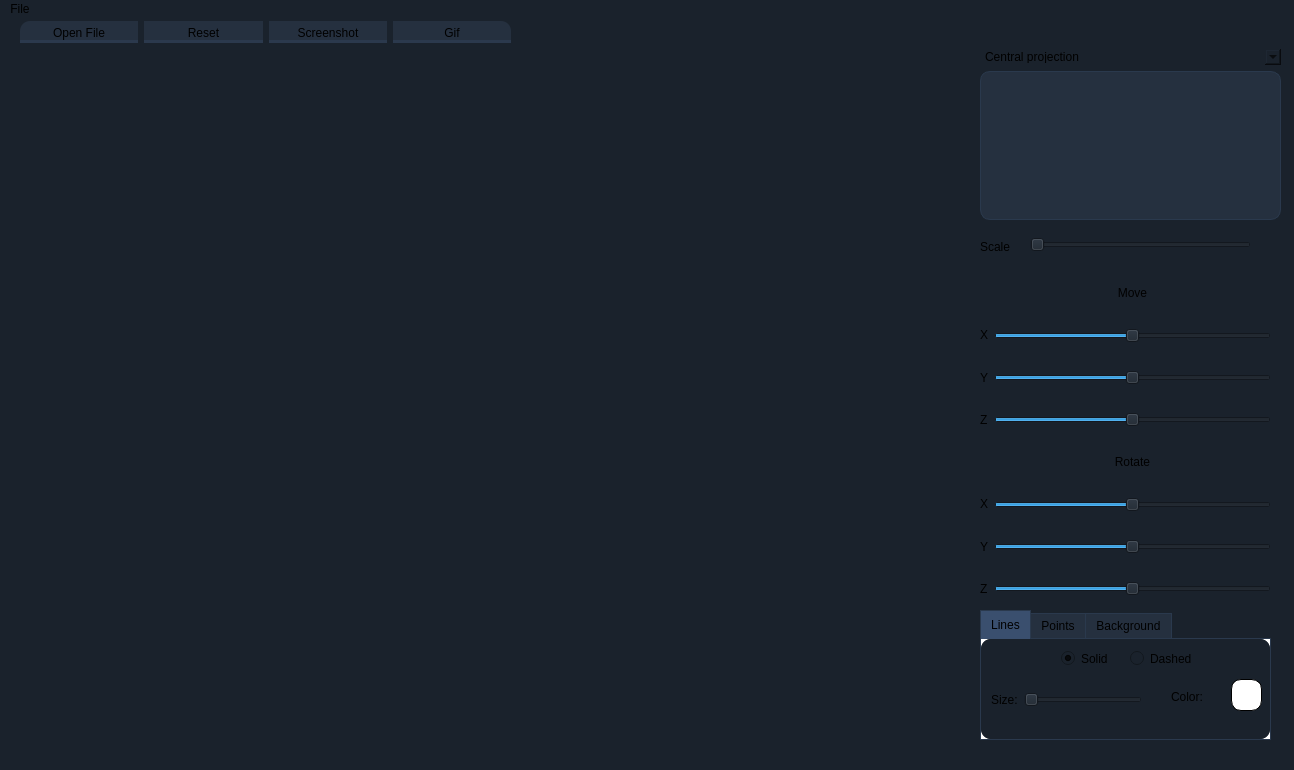
<?xml version="1.0" encoding="UTF-8"?>
<ui version="4.0">
 <class>MainWindow</class>
 <widget class="QMainWindow" name="MainWindow">
  <property name="geometry">
   <rect>
    <x>0</x>
    <y>0</y>
    <width>1294</width>
    <height>770</height>
   </rect>
  </property>
  <property name="sizePolicy">
   <sizepolicy hsizetype="Fixed" vsizetype="Fixed">
    <horstretch>0</horstretch>
    <verstretch>0</verstretch>
   </sizepolicy>
  </property>
  <property name="windowTitle">
   <string>MainWindow</string>
  </property>
  <property name="styleSheet">
   <string notr="true">background-color: rgb(26, 34, 44);
border-radius: 10px</string>
  </property>
  <widget class="QWidget" name="centralwidget">
   <widget class="GLwidget" name="widget" native="true">
    <property name="geometry">
     <rect>
      <x>10</x>
      <y>30</y>
      <width>951</width>
      <height>691</height>
     </rect>
    </property>
    <property name="styleSheet">
     <string notr="true">
</string>
    </property>
   </widget>
   <widget class="QWidget" name="layoutWidget">
    <property name="geometry">
     <rect>
      <x>980</x>
      <y>30</y>
      <width>301</width>
      <height>171</height>
     </rect>
    </property>
    <layout class="QGridLayout" name="gridLayout">
     <item row="0" column="0">
      <widget class="QComboBox" name="comboBoxProjection">
       <property name="toolTipDuration">
        <number>-1</number>
       </property>
       <item>
        <property name="text">
         <string>Central projection</string>
        </property>
       </item>
       <item>
        <property name="text">
         <string>Parallel projection</string>
        </property>
       </item>
      </widget>
     </item>
     <item row="1" column="0">
      <widget class="QTextEdit" name="textEdit">
       <property name="enabled">
        <bool>true</bool>
       </property>
       <property name="maximumSize">
        <size>
         <width>16777215</width>
         <height>16777215</height>
        </size>
       </property>
       <property name="styleSheet">
        <string notr="true">border: 1px solid rgb(42, 57, 77);
background: rgb(37, 48, 63);
</string>
       </property>
       <property name="verticalScrollBarPolicy">
        <enum>Qt::ScrollBarAsNeeded</enum>
       </property>
       <property name="readOnly">
        <bool>true</bool>
       </property>
      </widget>
     </item>
    </layout>
   </widget>
   <widget class="QWidget" name="layoutWidget">
    <property name="geometry">
     <rect>
      <x>20</x>
      <y>0</y>
      <width>491</width>
      <height>26</height>
     </rect>
    </property>
    <layout class="QGridLayout" name="gridLayout_2">
     <item row="0" column="0">
      <widget class="QPushButton" name="pushButton">
       <property name="styleSheet">
        <string notr="true">QPushButton {
	background-color: rgb(37, 48, 63);
	border: none;
	padding-top: 5px;
	border-radius: 10px;
	border-bottom-left-radius: 0px;
	border-bottom-right-radius: 0px;
	border-top-right-radius: 0px;
	border-bottom: 3px solid rgb(43, 57, 77);
}
QPushButton:hover {
	background-color: rgb(54, 72, 100);
}
QPushButton:pressed {
	background-color: rgb(76, 102, 140);
}</string>
       </property>
       <property name="text">
        <string>Open File</string>
       </property>
      </widget>
     </item>
     <item row="0" column="3">
      <widget class="QPushButton" name="gifButton">
       <property name="styleSheet">
        <string notr="true">QPushButton {
	background-color: rgb(37, 48, 63);
	border: none;
	padding-top: 5px;
	border-radius: 10px;
	border-bottom-left-radius: 0px;
	border-bottom-right-radius: 0px;
	border-top-left-radius: 0px;
	border-bottom: 3px solid rgb(43, 57, 77);
}
QPushButton:hover {
	background-color: rgb(54, 72, 100);
}
QPushButton:pressed {
	background-color: rgb(76, 102, 140);
}</string>
       </property>
       <property name="text">
        <string>Gif</string>
       </property>
      </widget>
     </item>
     <item row="0" column="2">
      <widget class="QPushButton" name="pushButton_3">
       <property name="styleSheet">
        <string notr="true">QPushButton {
	background-color: rgb(37, 48, 63);
	border: none;
	padding-top: 5px;
	border-radius: 20px;
	border-bottom-left-radius: 0px;
	border-bottom-right-radius: 0px;
	border-top-right-radius: 0px;
	border-top-left-radius: 0px;
	border-bottom: 3px solid rgb(43, 57, 77);
}
QPushButton:hover {
	background-color: rgb(54, 72, 100);
}
QPushButton:pressed {
	background-color: rgb(76, 102, 140);
}</string>
       </property>
       <property name="text">
        <string>Screenshot</string>
       </property>
      </widget>
     </item>
     <item row="0" column="1">
      <widget class="QPushButton" name="pushButton_2">
       <property name="styleSheet">
        <string notr="true">QPushButton {
	background-color: rgb(37, 48, 63);
	border: none;
	padding-top: 5px;
	border-radius: 20px;
	border-bottom-left-radius: 0px;
	border-bottom-right-radius: 0px;
	border-top-right-radius: 0px;
	border-top-left-radius: 0px;
	border-bottom: 3px solid rgb(43, 57, 77);
}
QPushButton:hover {
	background-color: rgb(54, 72, 100);
}
QPushButton:pressed {
	background-color: rgb(76, 102, 140);
}</string>
       </property>
       <property name="text">
        <string>Reset</string>
       </property>
      </widget>
     </item>
    </layout>
   </widget>
   <widget class="QTabWidget" name="tabWidget">
    <property name="geometry">
     <rect>
      <x>980</x>
      <y>590</y>
      <width>291</width>
      <height>131</height>
     </rect>
    </property>
    <property name="styleSheet">
     <string notr="true">QTabWidget::pane {
    border: 1px solid rgb(42, 57, 77);
    background: white;
}

QTabWidget::tab-bar:top {
    top: 1px;
}

QTabWidget::tab-bar:bottom {
    bottom: 1px;
}

QTabWidget::tab-bar:left {
    right: 1px;
}

QTabWidget::tab-bar:right {
    left: 1px;
}

QTabBar::tab {
    border: 1px solid rgb(42, 57, 77);
}

QTabBar::tab:selected {
    background: rgb(58, 79, 110);
}

QTabBar::tab:!selected {
    background: rgb(37, 48, 63);
}

QTabBar::tab:!selected:hover {
    background: #999;
}

QTabBar::tab:top:!selected {
    margin-top: 3px;
}

QTabBar::tab:bottom:!selected {
    margin-bottom: 3px;
}

QTabBar::tab:top, QTabBar::tab:bottom {
    min-width: 8ex;
    margin-right: -1px;
    padding: 5px 10px 5px 10px;
}

QTabBar::tab:top:selected {
    border-bottom-color: none;
}

QTabBar::tab:bottom:selected {
    border-top-color: none;
}

QTabBar::tab:top:last, QTabBar::tab:bottom:last,
QTabBar::tab:top:only-one, QTabBar::tab:bottom:only-one {
    margin-right: 0;
}

QTabBar::tab:left:!selected {
    margin-right: 3px;
}

QTabBar::tab:right:!selected {
    margin-left: 3px;
}

QTabBar::tab:left, QTabBar::tab:right {
    min-height: 8ex;
    margin-bottom: -1px;
    padding: 10px 5px 10px 5px;
}

QTabBar::tab:left:selected {
    border-left-color: none;
}

QTabBar::tab:right:selected {
    border-right-color: none;
}

QTabBar::tab:left:last, QTabBar::tab:right:last,
QTabBar::tab:left:only-one, QTabBar::tab:right:only-one {
    margin-bottom: 0;
}</string>
    </property>
    <property name="currentIndex">
     <number>0</number>
    </property>
    <widget class="QWidget" name="tab">
     <attribute name="title">
      <string>Lines</string>
     </attribute>
     <widget class="QPushButton" name="colorVerticesButton">
      <property name="geometry">
       <rect>
        <x>250</x>
        <y>40</y>
        <width>31</width>
        <height>32</height>
       </rect>
      </property>
      <property name="styleSheet">
       <string notr="true">background-color: rgb(255, 255, 255);
border-radius: 10;
border: 1px solid black;</string>
      </property>
      <property name="text">
       <string/>
      </property>
     </widget>
     <widget class="QWidget" name="layoutWidget">
      <property name="geometry">
       <rect>
        <x>80</x>
        <y>10</y>
        <width>132</width>
        <height>20</height>
       </rect>
      </property>
      <layout class="QHBoxLayout" name="horizontalLayout_2">
       <item>
        <widget class="QRadioButton" name="solidLine">
         <property name="text">
          <string>Solid</string>
         </property>
         <property name="checkable">
          <bool>true</bool>
         </property>
         <property name="checked">
          <bool>true</bool>
         </property>
        </widget>
       </item>
       <item>
        <widget class="QRadioButton" name="dashedLine">
         <property name="text">
          <string>Dashed</string>
         </property>
         <property name="checked">
          <bool>false</bool>
         </property>
         <property name="autoRepeat">
          <bool>false</bool>
         </property>
        </widget>
       </item>
      </layout>
     </widget>
     <widget class="QLabel" name="label_12">
      <property name="geometry">
       <rect>
        <x>190</x>
        <y>50</y>
        <width>58</width>
        <height>16</height>
       </rect>
      </property>
      <property name="text">
       <string>Color:</string>
      </property>
     </widget>
     <widget class="QWidget" name="layoutWidget">
      <property name="geometry">
       <rect>
        <x>10</x>
        <y>40</y>
        <width>151</width>
        <height>41</height>
       </rect>
      </property>
      <layout class="QHBoxLayout" name="horizontalLayout_3">
       <item>
        <widget class="QLabel" name="label_13">
         <property name="text">
          <string>Size:</string>
         </property>
        </widget>
       </item>
       <item>
        <widget class="QSlider" name="sizeVSlider">
         <property name="maximumSize">
          <size>
           <width>16777215</width>
           <height>16777213</height>
          </size>
         </property>
         <property name="maximum">
          <number>50</number>
         </property>
         <property name="orientation">
          <enum>Qt::Horizontal</enum>
         </property>
        </widget>
       </item>
      </layout>
     </widget>
    </widget>
    <widget class="QWidget" name="tab_2">
     <attribute name="title">
      <string>Points</string>
     </attribute>
     <widget class="QWidget" name="layoutWidget">
      <property name="geometry">
       <rect>
        <x>50</x>
        <y>10</y>
        <width>193</width>
        <height>20</height>
       </rect>
      </property>
      <layout class="QHBoxLayout" name="horizontalLayout_9">
       <item>
        <widget class="QRadioButton" name="pointNone">
         <property name="text">
          <string>None</string>
         </property>
         <property name="checked">
          <bool>true</bool>
         </property>
        </widget>
       </item>
       <item>
        <widget class="QRadioButton" name="pointQuad">
         <property name="text">
          <string>Square</string>
         </property>
         <property name="checked">
          <bool>false</bool>
         </property>
        </widget>
       </item>
       <item>
        <widget class="QRadioButton" name="pointCircle">
         <property name="text">
          <string>Balls</string>
         </property>
         <property name="checked">
          <bool>false</bool>
         </property>
        </widget>
       </item>
      </layout>
     </widget>
     <widget class="QWidget" name="layoutWidget">
      <property name="geometry">
       <rect>
        <x>10</x>
        <y>40</y>
        <width>151</width>
        <height>31</height>
       </rect>
      </property>
      <layout class="QHBoxLayout" name="horizontalLayout">
       <item>
        <widget class="QLabel" name="label_10">
         <property name="text">
          <string>Size:</string>
         </property>
        </widget>
       </item>
       <item>
        <widget class="QSlider" name="sizePSlider">
         <property name="maximum">
          <number>50</number>
         </property>
         <property name="orientation">
          <enum>Qt::Horizontal</enum>
         </property>
        </widget>
       </item>
      </layout>
     </widget>
     <widget class="QLabel" name="label_11">
      <property name="geometry">
       <rect>
        <x>190</x>
        <y>50</y>
        <width>41</width>
        <height>16</height>
       </rect>
      </property>
      <property name="text">
       <string>Color:</string>
      </property>
     </widget>
     <widget class="QPushButton" name="colorPointsButton">
      <property name="geometry">
       <rect>
        <x>250</x>
        <y>40</y>
        <width>31</width>
        <height>32</height>
       </rect>
      </property>
      <property name="styleSheet">
       <string notr="true">background-color: rgb(255, 255, 255);
border-radius: 10;
border: 1px solid black;</string>
      </property>
      <property name="text">
       <string/>
      </property>
      <property name="checkable">
       <bool>true</bool>
      </property>
     </widget>
    </widget>
    <widget class="QWidget" name="Background">
     <attribute name="title">
      <string>Background</string>
     </attribute>
     <widget class="QPushButton" name="backColorButton">
      <property name="geometry">
       <rect>
        <x>120</x>
        <y>20</y>
        <width>61</width>
        <height>61</height>
       </rect>
      </property>
      <property name="styleSheet">
       <string notr="true">background-color: rgb(0, 0, 0);</string>
      </property>
      <property name="text">
       <string/>
      </property>
     </widget>
    </widget>
   </widget>
   <widget class="QSlider" name="SliderScale">
    <property name="geometry">
     <rect>
      <x>1030</x>
      <y>210</y>
      <width>221</width>
      <height>31</height>
     </rect>
    </property>
    <property name="maximumSize">
     <size>
      <width>16777215</width>
      <height>16777214</height>
     </size>
    </property>
    <property name="minimum">
     <number>1</number>
    </property>
    <property name="maximum">
     <number>8</number>
    </property>
    <property name="singleStep">
     <number>1</number>
    </property>
    <property name="pageStep">
     <number>1</number>
    </property>
    <property name="value">
     <number>1</number>
    </property>
    <property name="orientation">
     <enum>Qt::Horizontal</enum>
    </property>
   </widget>
   <widget class="QLabel" name="label">
    <property name="geometry">
     <rect>
      <x>980</x>
      <y>220</y>
      <width>33</width>
      <height>16</height>
     </rect>
    </property>
    <property name="text">
     <string>Scale</string>
    </property>
   </widget>
   <widget class="QWidget" name="layoutWidget">
    <property name="geometry">
     <rect>
      <x>980</x>
      <y>256</y>
      <width>291</width>
      <height>332</height>
     </rect>
    </property>
    <layout class="QGridLayout" name="gridLayout_3">
     <item row="6" column="1">
      <widget class="QSlider" name="SliderRotateX">
       <property name="maximumSize">
        <size>
         <width>16777215</width>
         <height>16777213</height>
        </size>
       </property>
       <property name="minimum">
        <number>-180</number>
       </property>
       <property name="maximum">
        <number>180</number>
       </property>
       <property name="orientation">
        <enum>Qt::Horizontal</enum>
       </property>
      </widget>
     </item>
     <item row="3" column="1">
      <widget class="QSlider" name="SliderMoveY">
       <property name="maximumSize">
        <size>
         <width>16777215</width>
         <height>16777213</height>
        </size>
       </property>
       <property name="minimum">
        <number>-100</number>
       </property>
       <property name="maximum">
        <number>100</number>
       </property>
       <property name="orientation">
        <enum>Qt::Horizontal</enum>
       </property>
      </widget>
     </item>
     <item row="5" column="1">
      <widget class="QLabel" name="label_6">
       <property name="text">
        <string>Rotate</string>
       </property>
       <property name="alignment">
        <set>Qt::AlignCenter</set>
       </property>
      </widget>
     </item>
     <item row="7" column="1">
      <widget class="QSlider" name="SliderRotateY">
       <property name="maximumSize">
        <size>
         <width>16777215</width>
         <height>16777213</height>
        </size>
       </property>
       <property name="minimum">
        <number>-180</number>
       </property>
       <property name="maximum">
        <number>180</number>
       </property>
       <property name="value">
        <number>0</number>
       </property>
       <property name="orientation">
        <enum>Qt::Horizontal</enum>
       </property>
      </widget>
     </item>
     <item row="2" column="1">
      <widget class="QSlider" name="SliderMoveX">
       <property name="maximumSize">
        <size>
         <width>16777215</width>
         <height>16777214</height>
        </size>
       </property>
       <property name="minimum">
        <number>-100</number>
       </property>
       <property name="maximum">
        <number>100</number>
       </property>
       <property name="orientation">
        <enum>Qt::Horizontal</enum>
       </property>
      </widget>
     </item>
     <item row="8" column="1">
      <widget class="QSlider" name="SliderRotateZ">
       <property name="maximumSize">
        <size>
         <width>16777215</width>
         <height>16777214</height>
        </size>
       </property>
       <property name="minimum">
        <number>-180</number>
       </property>
       <property name="maximum">
        <number>180</number>
       </property>
       <property name="value">
        <number>0</number>
       </property>
       <property name="orientation">
        <enum>Qt::Horizontal</enum>
       </property>
      </widget>
     </item>
     <item row="4" column="1">
      <widget class="QSlider" name="SliderMoveZ">
       <property name="maximumSize">
        <size>
         <width>16777215</width>
         <height>16777213</height>
        </size>
       </property>
       <property name="minimum">
        <number>-100</number>
       </property>
       <property name="maximum">
        <number>100</number>
       </property>
       <property name="orientation">
        <enum>Qt::Horizontal</enum>
       </property>
      </widget>
     </item>
     <item row="1" column="1">
      <widget class="QLabel" name="label_2">
       <property name="text">
        <string>Move</string>
       </property>
       <property name="alignment">
        <set>Qt::AlignCenter</set>
       </property>
      </widget>
     </item>
     <item row="2" column="0" rowspan="7">
      <layout class="QVBoxLayout" name="verticalLayout">
       <item>
        <widget class="QLabel" name="label_3">
         <property name="maximumSize">
          <size>
           <width>16777215</width>
           <height>16777215</height>
          </size>
         </property>
         <property name="text">
          <string>X</string>
         </property>
        </widget>
       </item>
       <item>
        <widget class="QLabel" name="label_4">
         <property name="text">
          <string>Y</string>
         </property>
        </widget>
       </item>
       <item>
        <widget class="QLabel" name="label_5">
         <property name="text">
          <string>Z</string>
         </property>
        </widget>
       </item>
       <item>
        <widget class="QLabel" name="label_14">
         <property name="text">
          <string/>
         </property>
        </widget>
       </item>
       <item>
        <widget class="QLabel" name="label_7">
         <property name="text">
          <string>X</string>
         </property>
        </widget>
       </item>
       <item>
        <widget class="QLabel" name="label_8">
         <property name="text">
          <string>Y</string>
         </property>
        </widget>
       </item>
       <item>
        <widget class="QLabel" name="label_9">
         <property name="text">
          <string>Z</string>
         </property>
        </widget>
       </item>
      </layout>
     </item>
    </layout>
   </widget>
  </widget>
  <widget class="QMenuBar" name="menubar">
   <property name="geometry">
    <rect>
     <x>0</x>
     <y>0</y>
     <width>1294</width>
     <height>21</height>
    </rect>
   </property>
   <widget class="QMenu" name="menuFile">
    <property name="title">
     <string>File</string>
    </property>
    <addaction name="actionOpen_file"/>
    <addaction name="actionSave_config"/>
    <addaction name="actionScreenshot"/>
   </widget>
   <addaction name="menuFile"/>
  </widget>
  <action name="actionOpen_file">
   <property name="text">
    <string>Open file</string>
   </property>
  </action>
  <action name="actionSave_config">
   <property name="text">
    <string>Save config</string>
   </property>
  </action>
  <action name="actionScreenshot">
   <property name="text">
    <string>Screenshot</string>
   </property>
  </action>
 </widget>
 <customwidgets>
  <customwidget>
   <class>GLwidget</class>
   <extends>QWidget</extends>
   <header location="global">glwidget.h</header>
   <container>1</container>
  </customwidget>
 </customwidgets>
 <resources/>
 <connections/>
</ui>
